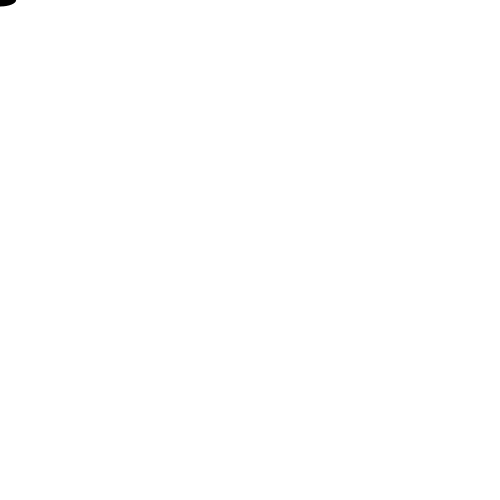
Frame 1 (no input)
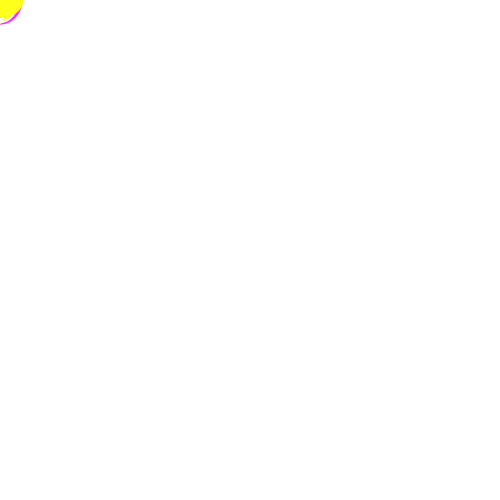
Frame 60 (the mouse pressed at the canvas centre just before this capture)
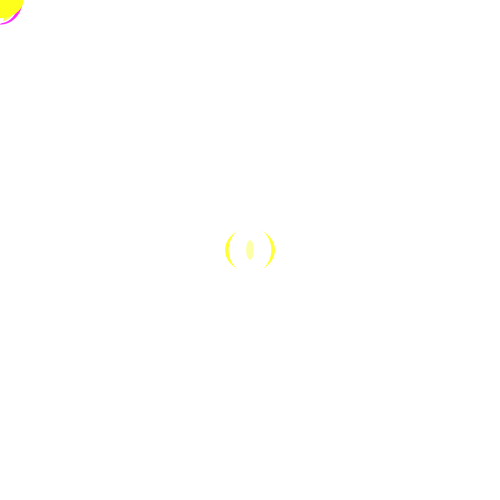
Frame 120 (the mouse held since frame 60 and released just before this capture)

The Processing sketch that drew these frames (run headless with seeded random() and noise(); from frame 60 on, the mouse is pressed at the canvas centre):

// Processing sketch: processing_174948
// ── processing_174948.pde

int x,y;
int gray;  
int speed; 

void setup(){
  size(500,500);
  background(255);
  smooth();
  frameRate(30);
  gray = 0;
  speed = 1000000000;
  noStroke();
  fill(0);


}

void draw(){ 
 ellipse(mouseX, mouseY, random(50), random(50));
 fill(random(600),random(600),random(600));
}

 

void keyPressed() {
 
  
  
  switch(key){
    
     case't':
    
 
  gray += speed;    
 
  
  if(gray > 255) {
    speed = -speed;  
    gray = #FF0000;  
    println("speed = " + speed);
  }else if(gray < 0) {
    speed = -speed; 
    gray = #0000FF; 
    println("speed = " + speed);
  }
 
  background(gray); 

  
  
}
}




  void mouseDragged(){

background(0,0,0);
rect(mouseX,mouseY,50,50);

rect(mouseX^98,mouseY^26,10,50);

ellipse(mouseX^65,mouseY^56,30,50);
ellipse(mouseX^98,mouseY^210,120,50);

fill(random(400),random(500),random(600));
}
